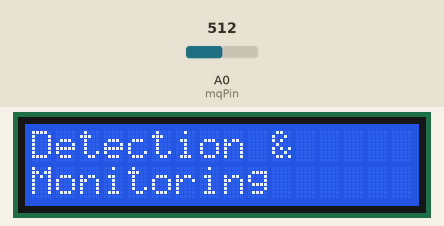
Recording of a sketch running on a simulated ESP8266 (NodeMCU). On the bench: 16×2 character LCD. The test bench sets the inputs (shaded band); at power-on: A0 (mqPin) = 512. WiFi joins after 1.5 s; servers stay silent unless stated; what the sketch prints to the serial monitor is not drawn.

Above: at 2.2 s.
At 6.8 s:
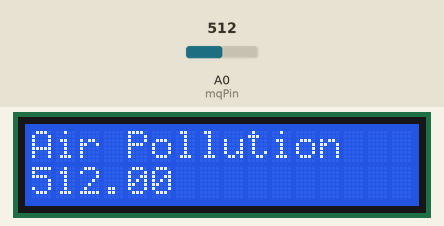
6.9 s: A0 (mqPin) set to 716
At 15.0 s:
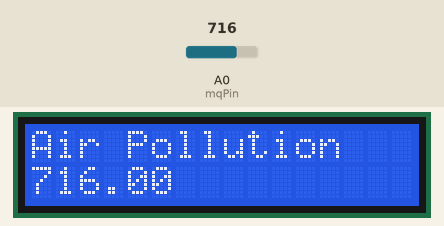
15.4 s: A0 (mqPin) set to 900
At 23.3 s:
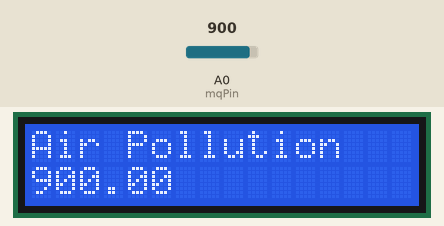
23.7 s: A0 (mqPin) set to 1023
At 31.7 s:
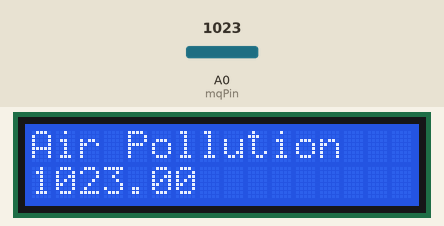
Timing chart, 0 to 33.2 s (numbered marks = the images above; inputs shaded):
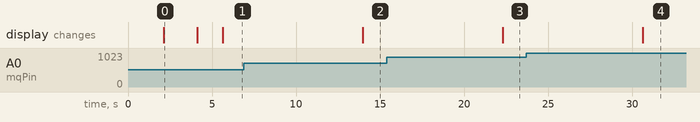

Measured:
- after the input at 6.9 s, the display: changes after 7.1 s (image 2)
- after the input at 15.4 s, the display: changes after 6.9 s (image 3)
- after the input at 23.7 s, the display: changes after 6.9 s (image 4)
- what the display in image 0 shows lasts 2.0 s, from 2.1 s to 4.1 s

The sketch:

airpollutioniot.ino
```cpp
// Include required libraries
#if defined(ESP32)
#include <WiFi.h>
#elif defined(ESP8266)
#include <ESP8266WiFi.h>
#endif
#include <Firebase_ESP_Client.h>
#include <addons/TokenHelper.h>
#include <LiquidCrystal_I2C.h>
#include<wire.h>
#include <TimeLib.h>


// Define DHT sensor parameters
#define mqPin A0

// Define WiFi credentials
#define WIFI_SSID "patils"
#define WIFI_PASSWORD "patils@221976"

// Define Firebase API Key, Project ID, and user credentials
#define API_KEY "AIzaSyASUrcasjS6raxm4GDywW_zVBAj-TOFUFA"
#define FIREBASE_PROJECT_ID "vehiclepollutionmonitori-8c43d"
#define USER_EMAIL "rajranka@gmail.com"
#define USER_PASSWORD "123456789"

LiquidCrystal_I2C lcd(0x3F, 16, 2);

// Define Firebase Data object, Firebase authentication, and configuration
FirebaseData fbdo;
FirebaseAuth auth;
FirebaseConfig config;

void setup()
{
    // Initialize serial communication for debugging
    Serial.begin(115200);
    Wire.begin(4, 5);
    setTime(0);

    lcd.begin(16, 2);
    lcd.backlight();
    lcd.home();

    lcd.print("IoT base ");
    lcd.setCursor(0, 1);
    lcd.print("Air Pollution");

    delay(2000); //
    delay(10);
    lcd.clear();
    lcd.setCursor(0, 0);
    lcd.print("Detection &");
    lcd.setCursor(0, 1);
    lcd.print("Monitoring");
    delay(2000);
    lcd.clear();
    // Connect to Wi-Fi
    WiFi.begin(WIFI_SSID, WIFI_PASSWORD);
    Serial.print("Connecting to Wi-Fi");
    while (WiFi.status() != WL_CONNECTED)
    {
        Serial.print(".");
        delay(300);
    }
    Serial.println();
    Serial.print("Connected with IP: ");
    Serial.println(WiFi.localIP());
    Serial.println();

    // Print Firebase client version
    Serial.printf("Firebase Client v%s\n\n", FIREBASE_CLIENT_VERSION);

    // Assign the API key
    config.api_key = API_KEY;

    // Assign the user sign-in credentials
    auth.user.email = USER_EMAIL;
    auth.user.password = USER_PASSWORD;

    // Assign the callback function for the long-running token generation task
    config.token_status_callback = tokenStatusCallback; // see addons/TokenHelper.h

    // Begin Firebase with configuration and authentication
    Firebase.begin(&config, &auth);

    // Reconnect to Wi-Fi if necessary
    Firebase.reconnectWiFi(true);
}

void loop()
{
    // Define the path to the Firestore document
    String documentPath = "Area/GangapurRoad";

    // Create a FirebaseJson object for storing data
    FirebaseJson content;

    float sensorValue = analogRead(mqPin);
    unsigned long currentTimestamp = millis();

  // Format timestamp as DateTime string
    char dateTimeString[20];
    sprintf(dateTimeString, "%04d-%02d-%02dT%02d:%02d:%02d",
            year(), month(), day(), hour(), minute(), second());

    lcd.clear();
    lcd.setCursor(0, 0);
    lcd.print("Air Pollution");
    lcd.setCursor(0, 1);
    lcd.print(sensorValue);
    delay(3000);

    // Print temperature and humidity values
    Serial.println(sensorValue);
    Serial.println(dateTimeString);
    // Check if the values are valid (not NaN)
    if (!isnan(sensorValue) && !isnan(*dateTimeString))
    {
        // Set the 'Temperature' and 'Humidity' fields in the FirebaseJson object
        content.set("fields/ppm/stringValue", String(sensorValue, 2));
        content.set("fields/last_updated/stringValue", String(dateTimeString));
        Serial.print("Update/ Add PPM... ");

        // Use the patchDocument method to update the Temperature and Humidity Firestore document
        if (Firebase.Firestore.patchDocument(&fbdo, FIREBASE_PROJECT_ID, "", documentPath.c_str(), content.raw(), "ppm") && Firebase.Firestore.patchDocument(&fbdo, FIREBASE_PROJECT_ID, "", documentPath.c_str(), content.raw(), "last_updated"))
        {
            Serial.printf("ok\n%s\n\n", fbdo.payload().c_str());
        }
        else
        {
            Serial.println(fbdo.errorReason());
        }
    }
    else
    {
        Serial.println("Failed to read PPM data.");
    }

    // Delay before the next reading
    delay(5000);
}
```
